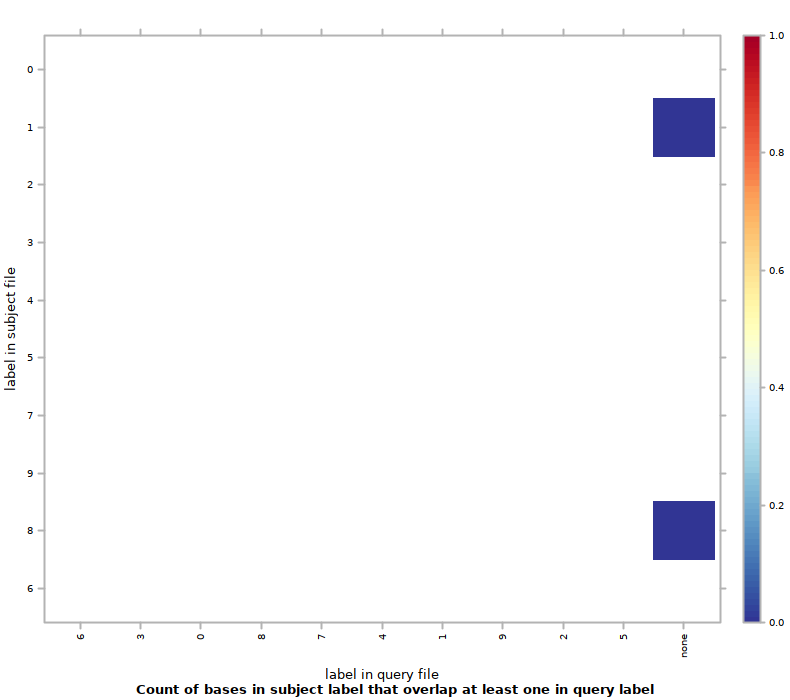

This figure's R source:
#!/usr/bin/env Rscript
## transcript produced by Segtools 1.1.14

segtools.r.dirname <-
  system2("python",
          c("-c", "'import segtools; print segtools.get_r_dirname()'"),
          stdout = TRUE)

source(file.path(segtools.r.dirname, 'common.R'))
source(file.path(segtools.r.dirname, 'overlap.R'))
save.overlap.performance('./MCseq2bp50bp/overlap-ordered', 'overlap.performance', './MCseq2bp50bp/overlap-ordered/overlap.tab', row.normalize = 'FALSE', mnemonic_file = './MCseq2bp50bp/overlap-direct/mnemonics1_new.txt', clobber = FALSE, col_mnemonic_file = './MCseq2bp50bp/overlap-direct/mnemonics2_new.txt')
save.overlap.heatmap('./MCseq2bp50bp/overlap-ordered', 'overlap', './MCseq2bp50bp/overlap-ordered/overlap.tab', clobber = FALSE, col_mnemonic_file = './MCseq2bp50bp/overlap-direct/mnemonics2_new.txt', cluster = FALSE, max_contrast = FALSE, row.normalize = 'FALSE', mnemonic_file = './MCseq2bp50bp/overlap-direct/mnemonics1_new.txt')
